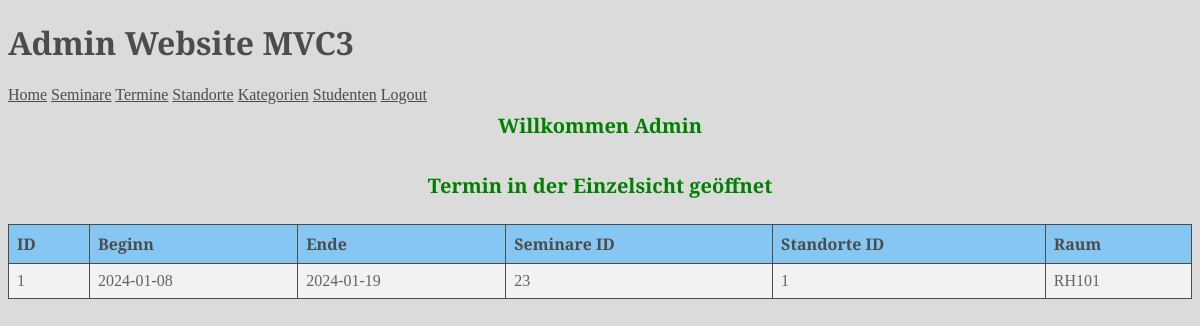
The page /admin/index.php?action=termin_select&id=1 (signed in) on the database its author committed.
### tables this page shows
CREATE TABLE `termine` (
  `id` int(11) NOT NULL AUTO_INCREMENT,
  `beginn` date NOT NULL,
  `ende` date NOT NULL,
  `seminare_id` int(11) NOT NULL,
  `standorte_id` int(11) NOT NULL,
  `raum` varchar(30) NOT NULL,
  PRIMARY KEY (`id`),
  KEY `seminare_fk_1` (`seminare_id`),
  KEY `standorte_fk_2` (`standorte_id`),
  CONSTRAINT `seminare_fk_1` FOREIGN KEY (`seminare_id`) REFERENCES `seminare` (`id`),
  CONSTRAINT `standorte_fk_2` FOREIGN KEY (`standorte_id`) REFERENCES `standorte` (`id`)
);

### admin/index.php (called while the page is built, shortened)
<?php
require_once "./include/datenbank.php";
if (isset($_GET['action'])) {
    $action = $_GET['action'];
} else {
    $action = 'admin_login';
}
switch ($action) {
	case 'termin_select':
	$termin = New Termin();
	$result = $termin->select($db,$_GET['id']);
	$termin = new Termin($result);
	break;
}
require_once "views/layout.php";
?>

### admin/models/Termin.php (called while the page is built, shortened)
<?php
class Termin implements iDatenbank
{
	private $id;
	private $seminare_id;
	private $beginn;
	private $ende;
	private $standorte_id;
	private $raum;
	function set_daten($daten)
	{
		if (!is_array($daten)) {
			return;
		}
		foreach ($daten as $key => $value) {
			$setter = "set" . ucfirst($key);
		}
	}
	public function getId()
	{
		return $this->id;
	}
	public function setId($param)
	{
		$this->id = $param;
	}
	public function getSeminare_id()
	{
		return $this->seminare_id;
	}
	public function setSeminare_id($param)
	{
		$this->seminare_id = $param;
	}
	public function getBeginn()
	{
		return $this->beginn;
	}
	public function setBeginn($param)
	{
		$this->beginn = $param;
	}
	public function getEnde()
	{
		return $this->ende;
	}
	public function setEnde($param)
	{
		$this->ende = $param;
	}
	public function getStandorte_id()
	{
		return $this->standorte_id;
	}
	public function setStandorte_id($param)
	{
		$this->standorte_id = $param;
	}
	public function getRaum()
	{
		return $this->raum;
	}
	public function setRaum($param)
	{
		$this->raum = $param;
	}
	function select($db, $id)
	{
		$sql = "SELECT * FROM `termine`  WHERE id = :id ";
		$daten =
		[
			'id' =>$id
		];
		$stmt = $db->prepare($sql);
		$stmt->execute($daten);
		$result = $stmt->fetch();
		return $result;
	}
}
?>

### admin/views/_termin_select.php (the view)
<tr>
	<td><?= $termin->getId() ?></td>
	<td><?= $termin->getBeginn() ?></td>
	<td><?= $termin->getEnde() ?></td>
	<td><?= $termin->getSeminare_id() ?></td>
	<td><?= $termin->getStandorte_id() ?></td>
	<td><?= $termin->getRaum() ?></td>
</tr>

### admin/css/styles.css (style rules this page uses)
html { font-family: "PT Serif", serif; font-weight: 400; font-style: normal; color: #4C4C4C; }
body { background-color: #DBDBDB; }
th, td { border: 1px solid #4C4C4C; padding: 8px; text-align: left; }
tr:nth-child(even) { background-color: #f2f2f2; color: #636363; }

### rows shown on the page
termine: id "1", beginn "2024-01-08", ende "2024-01-19", seminare "23", standorte "1", raum "RH101"

### other values the page prints
$message "Willkommen Admin"
$message "Termin in der Einzelsicht geöffnet"
